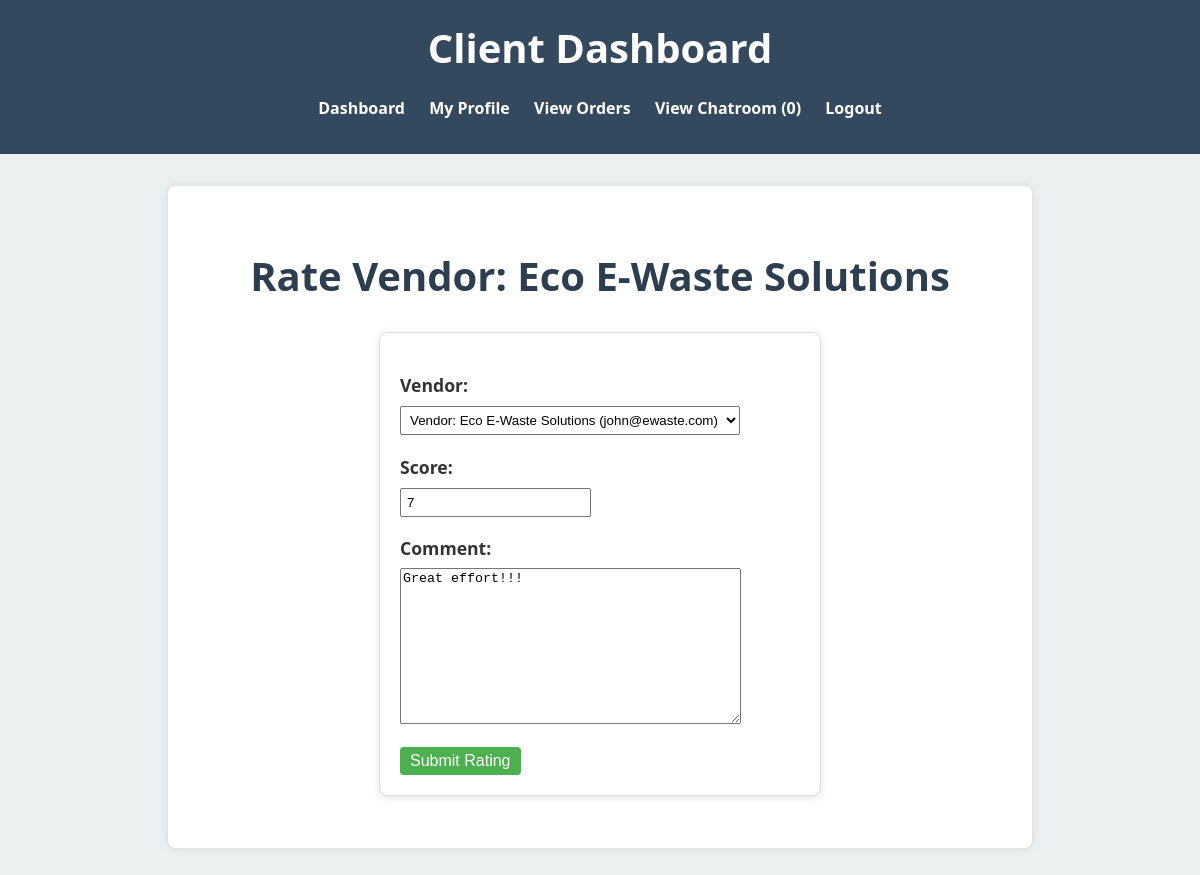
/client/rate_vendor/1/ (signed in), run on the app's committed database.
### E_Waste_App/models.py (models this page shows, shortened)
class Vendor(models.Model):
    user = models.OneToOneField(User, on_delete=models.CASCADE)
    company_name = models.CharField(max_length=255)
    address = models.TextField()
    contact_number = models.CharField(max_length=15)
    messages = GenericRelation(Message, content_type_field='sender_content_type', object_id_field='sender_object_id', related_query_name='vendor')
    def __str__(self):
        return f"Vendor: {self.company_name} ({self.user.email})"

class Rating(models.Model):
    vendor = models.ForeignKey('Vendor', on_delete=models.CASCADE)
    client = models.ForeignKey(User, on_delete=models.CASCADE)
    score = models.PositiveIntegerField()  # Assuming a rating scale (e.g., 1 to 5)
    comment = models.TextField(blank=True, null=True)  # Optional comment
    created_at = models.DateTimeField(auto_now_add=True)  # Timestamp for when the rating was created
    class Meta:
        unique_together = ('vendor', 'client')  # Ensure each client can only rate a vendor once

### E_Waste_App/views.py (the view)
# urls.py: path('client/rate_vendor/<int:vendor_id>/', rate_vendor, name='rate_vendor'),
@login_required
def rate_vendor(request, vendor_id):
    vendor = get_object_or_404(Vendor, id=vendor_id)
    unread_message_count = Message.objects.filter(
        recipient_content_type=ContentType.objects.get_for_model(Client),
        recipient_object_id=request.user.client.id,
        read=False
    ).count()
    has_completed_purchase = Purchase.objects.filter(
        client=request.user.client,  # Assuming the user has a one-to-one relationship with the Client model
        product__vendor=vendor,
        status='Completed'  # Filter only completed purchases
    ).exists()
    if not has_completed_purchase:
        return render(request, 'error.html', {
            'message': 'You can only rate vendors with whom you have completed a purchase.'
        })
    if request.method == 'POST':
        existing_rating = Rating.objects.filter(vendor=vendor, client=request.user).first()
        if existing_rating:
            form = RatingForm(request.POST, instance=existing_rating)
            if form.is_valid():
                form.save()
                return redirect('client_dashboard')
        else:
            form = RatingForm(request.POST)
            if form.is_valid():
                rating = form.save(commit=False)
                rating.vendor = vendor
                rating.client = request.user  # Associate the logged-in user as the client
                rating.save()
                return redirect('client_dashboard')
    else:
        existing_rating = Rating.objects.filter(vendor=vendor, client=request.user).first()
        if existing_rating:
            form = RatingForm(instance=existing_rating)
        else:
            form = RatingForm()
    return render(request, 'rate_vendor.html', {'form': form, 'vendor': vendor,  'unread_message_count': unread_message_count,})

### E_Waste_App/forms.py (shortened to what this page needs)
class RatingForm(forms.ModelForm):
    class Meta:
        model = Rating
        fields = ['vendor', 'score', 'comment']  # Adjust based on your Rating model fields

### E_Waste_App/templates/rate_vendor.html (shortened to what this page needs)
{% load static %}
<!DOCTYPE html>
<html lang="en">
<head>
    <link rel="stylesheet" href="{% static 'style.css' %}">
</head>
<body>
    <header>
        <h1>Client Dashboard</h1>
        <nav>
            <ul>
                <li><a href="{% url 'client_dashboard' %}">Dashboard</a></li>
                <li><a href="{% url 'update_user_details1' %}">My Profile</a></li>
                <li><a href="{% url 'view_orders_for_client' %}">View Orders</a></li>
                <li><a href="{% url 'view_messages' %}">View Chatroom ({{unread_message_count}})</a></li>
                <li><a href="{% url 'client_logout' %}">Logout</a></li>
            </ul>
        </nav>
    </header>
    <main>
    <div class="product-detail">
<h1>Rate Vendor: {{ vendor.company_name }}</h1>
<form method="POST">
    {{ form.as_p }}
    <button type="submit">Submit Rating</button>
</form>
    </div>
</body>
</html>

### E_Waste_App/static/style.css (style rules this page uses)
:root { --primary-color: #2c3e50; --secondary-color: #27ae60; --background-color: #ecf0f1; --text-color: #333; --header-bg: #34495e; --footer-bg: #2c3e50; }
body { font-family: 'Segoe UI', Tahoma, Geneva, Verdana, sans-serif; background-color: var(--background-color); color: var(--text-color); line-height: 1.6; margin: 0; padding: 0; }
header { background-color: var(--header-bg); color: white; padding: 1rem 0; text-align: center; }
header h1 { margin: 0; font-size: 2.5rem; }
nav ul { list-style-type: none; padding: 0; }
nav ul li { display: inline; margin: 0 10px; }
nav ul li a { color: white; text-decoration: none; font-weight: bold; transition: color 0.3s ease; }
main { max-width: 1200px; margin: 2rem auto; padding: 0 20px; }
form { background-color: #ffffff; border: 1px solid #ddd; border-radius: 8px; padding: 20px; box-shadow: 0 2px 10px rgba(0, 0, 0, 0.1); margin: 20px auto; max-width: 400px; }
form label { display: block; margin-bottom: 5px; font-weight: bold; }
form button { background-color: #35424a; color: #ffffff; padding: 10px 15px; border: none; border-radius: 4px; cursor: pointer; font-size: 16px; transition: background-color 0.3s; }
.product-detail { max-width: 800px; margin: 2rem auto; padding: 2rem; background-color: #ffffff; box-shadow: 0 0 10px rgba(0, 0, 0, 0.1); border-radius: 8px; }
.product-detail h1 { color: #2c3e50; font-size: 2.5rem; margin-bottom: 1.5rem; text-align: center; }
.product-detail p { font-size: 1.1rem; line-height: 1.6; margin-bottom: 1rem; }
form { margin-bottom: 20px; }
form input, form select { margin-right: 10px; padding: 5px; }
button[type="submit"] { padding: 5px 10px; background-color: #4CAF50; color: white; border: none; cursor: pointer; }

### data on the page
Vendor: company_name "Eco E-Waste Solutions"
Rating: vendor "Vendor: Eco E-Waste Solutions (john@ewaste.com)", score "7", comment "Great effort!!!"

### other printed values
{{ unread_message_count }} "0"
